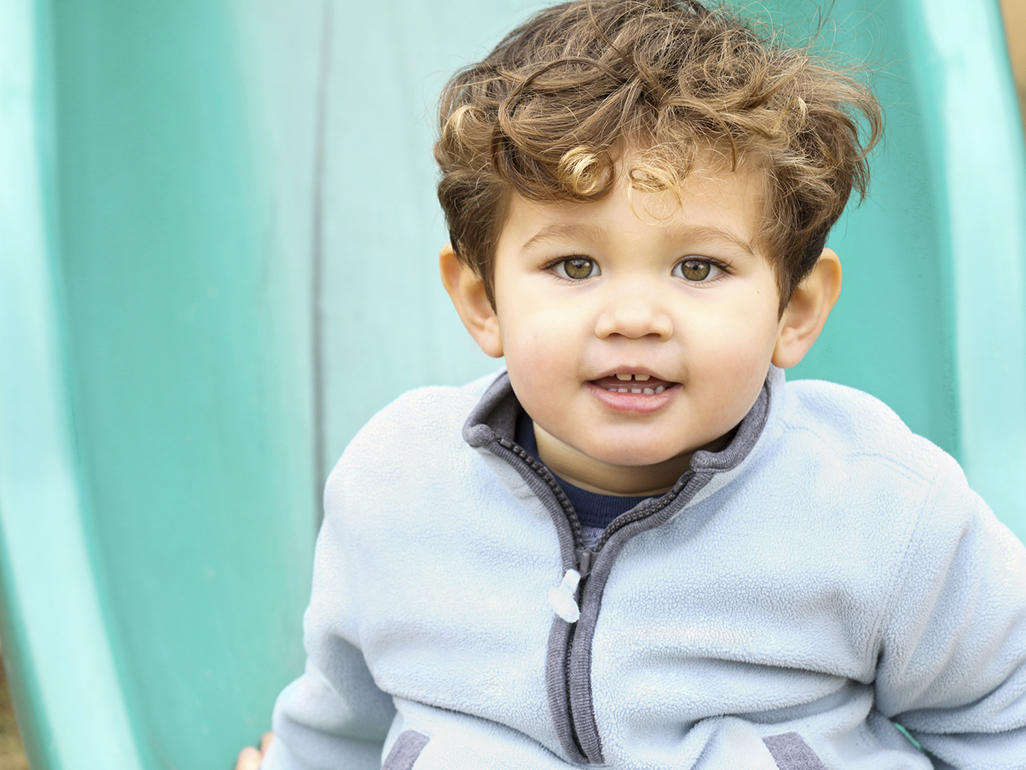
#> input picture toddler.jpg, 1026 x 770 px
$ python main.py
#> lines starting #> are read from the running program, lines starting #| are printed output that depends on the picture

import cv2

img = "toddler.jpg"


image = cv2.imread('toddler.jpg')
#> image is the input picture: shape (770, 1026, 3); mean B, G, R 189.1, 195.9, 168.4

gray_img = cv2.cvtColor(image , cv2.COLOR_BGR2GRAY)
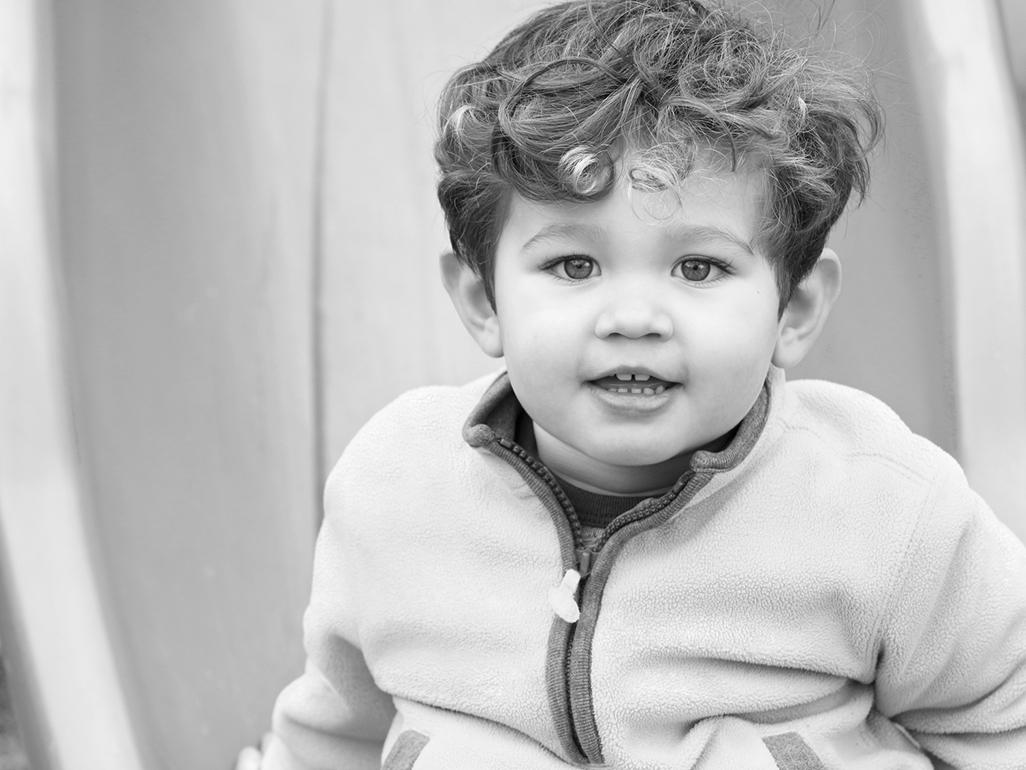
#> gray_img: shape (770, 1026); min 0, max 255, mean 186.9
invert = cv2.bitwise_not(gray_img)
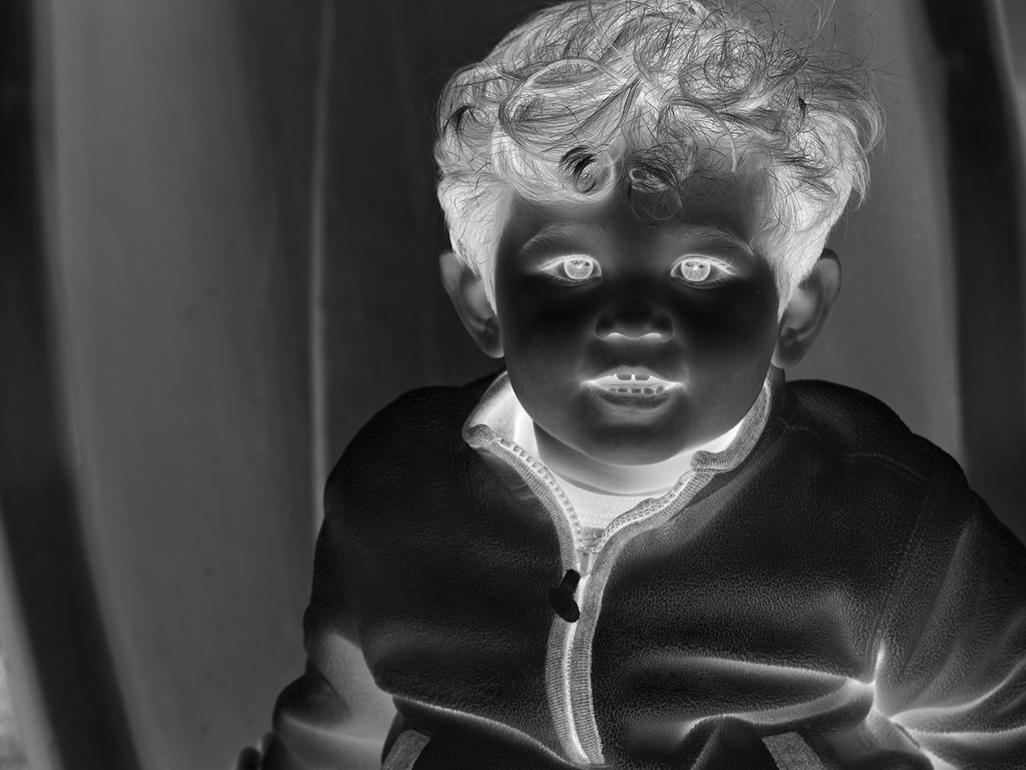
#> invert: shape (770, 1026); min 0, max 255, mean 68.1

blur = cv2.GaussianBlur(invert , (25,25), 0)
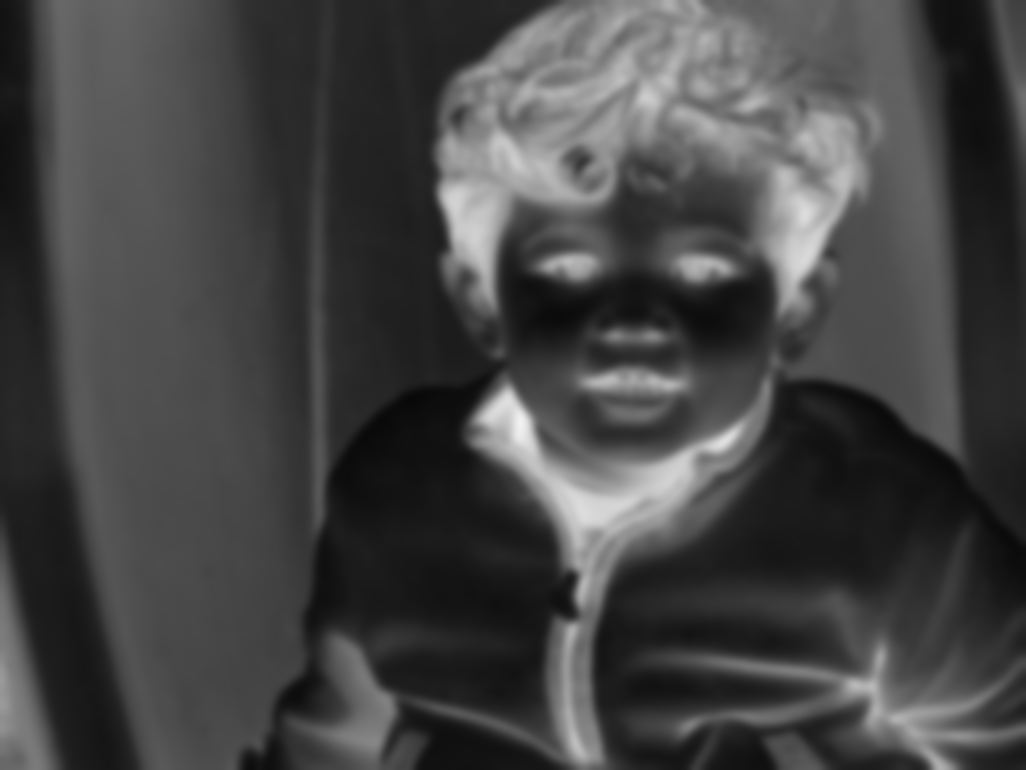
#> blur: shape (770, 1026); min 8, max 241, mean 68

inverted_blur = cv2.bitwise_not(blur)
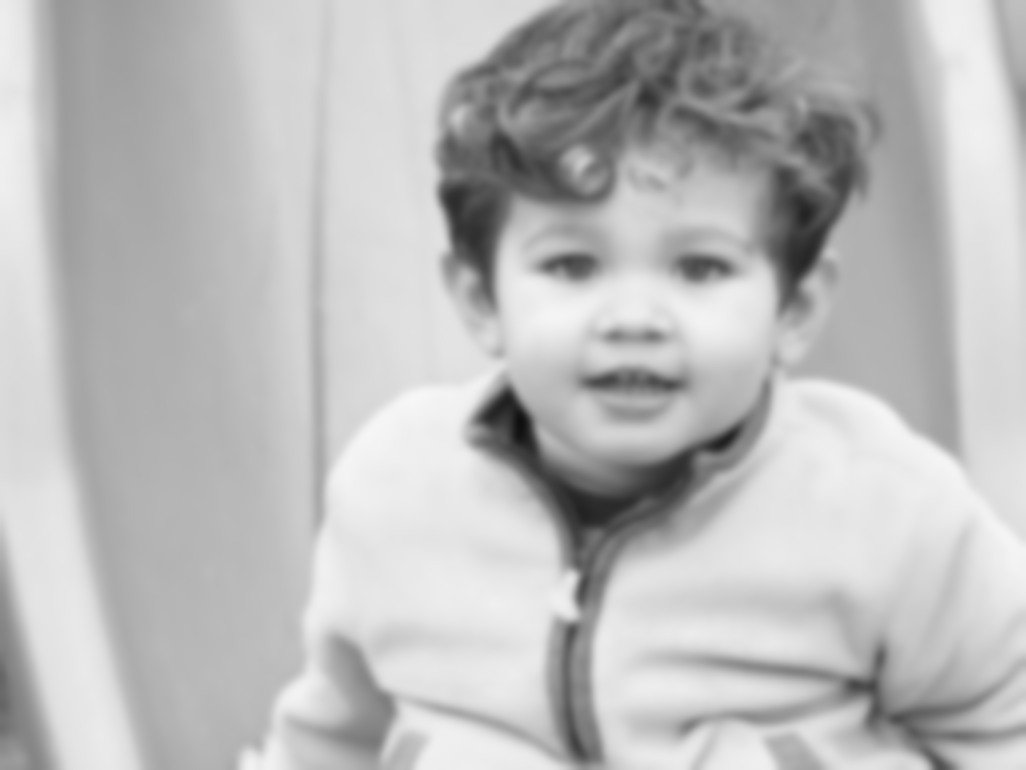
#> inverted_blur: shape (770, 1026); min 14, max 247, mean 187

sketch = cv2.divide(gray_img , blur , inverted_blur)
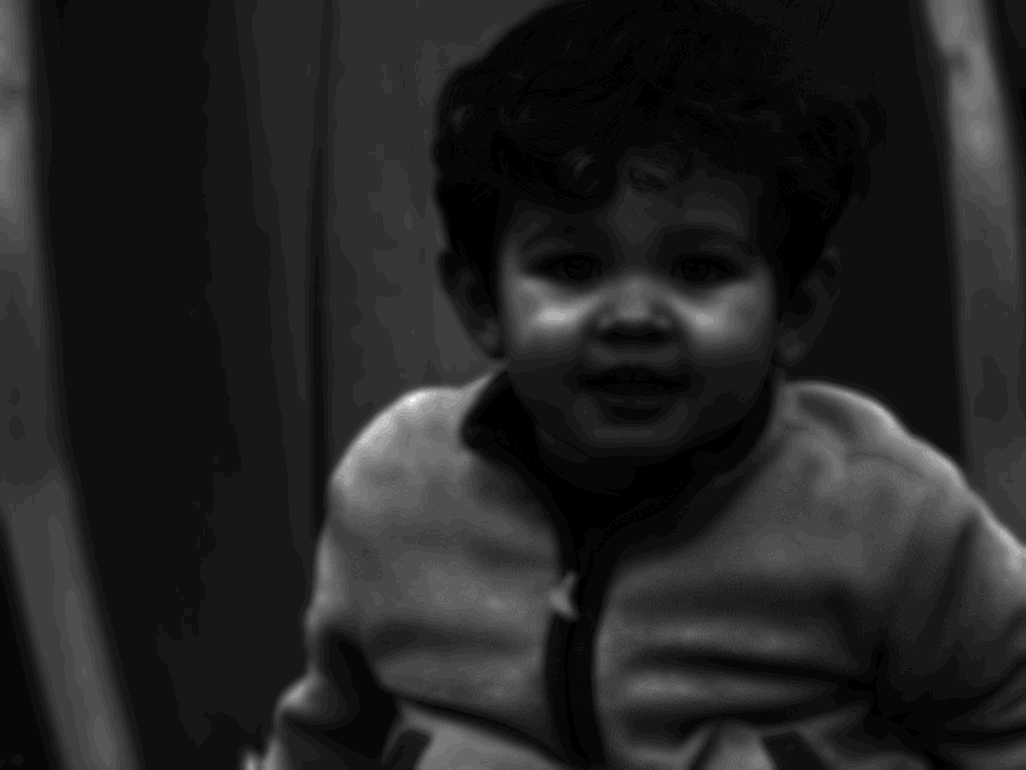
#> sketch: shape (770, 1026); min 0, max 32, mean 4.6; drawn with min black and max white

cv2.imwrite('sketch.png', sketch)
